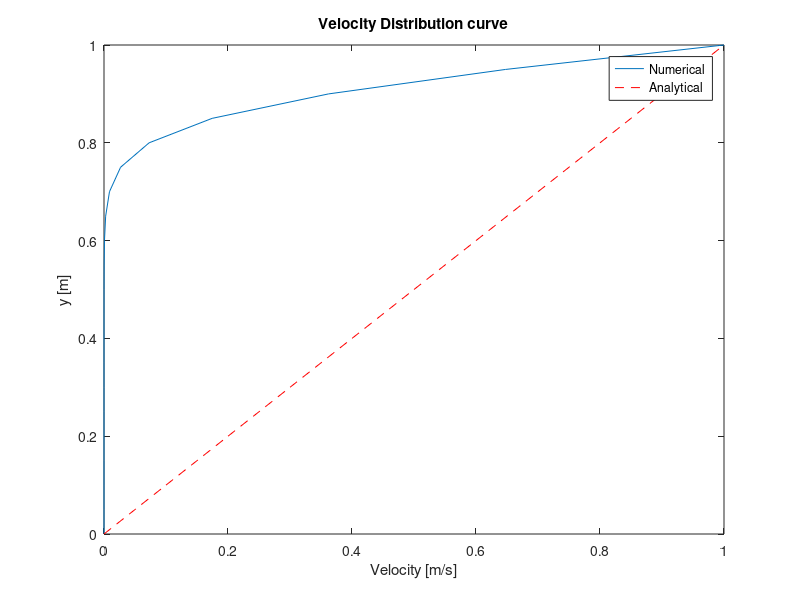
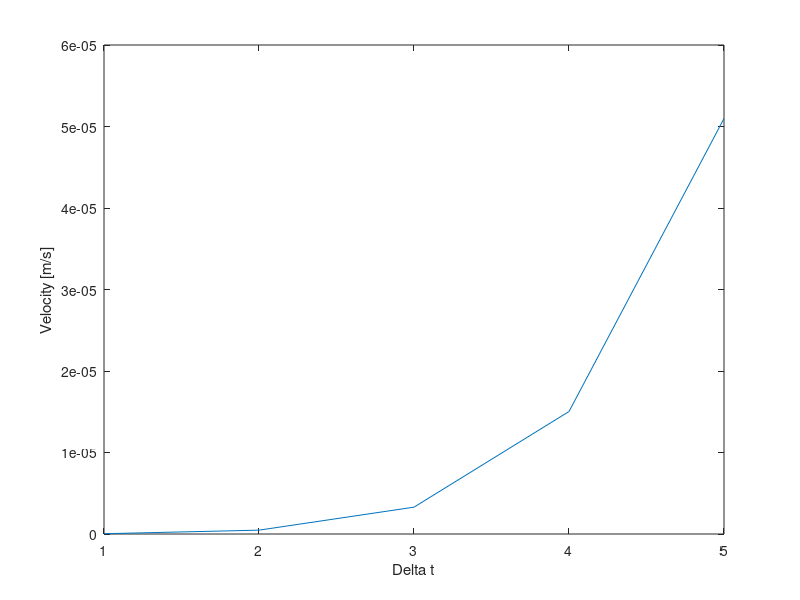

Write MATLAB code to recreate these figures, in order.
% Numerical analysis of Couette flow using Crank-Nicolson scheme in FDM

clear
clc

n = 20;                 % No. of elements
Re = 5000;              % reynolds number
plateVelocity = 1;      % in m/s
deltaY = 1/n;
y = 0:deltaY:1;
deltaT = 6;           % Choosen as per CFL condition for stability
u = zeros(1,n+1);       % inital condition
u(n+1) = plateVelocity; % boundary condition : plate velocity

m = input("Enter the nth timestep: ");
u0_5 = zeros(1,m);      % velocity at half height at each time step

%---------------------Numerical solution-------------------------------
E = deltaT/(Re*deltaY^2);
for i=1:m 
    a = (1+E)*ones(1,n-1);
    b = -E/2*ones(1,n-1);
    c = -E/2*ones(1,n-1);
    d = zeros(1,n-1);
    for j=1:n-1
        d(j) = (1-E)*u(j+1) + E*(u(j+2)+u(j))/2;
    end
    d(n-1) = d(n-1) +E*u(n+1)/2;
    c(1) = 0;
    b(n-1) = 0;
    
    %----calculation of P and Q-------
    P = zeros(1,n-1);
    Q = zeros(1,n-1);
    
    for k=1:n-1
        if k==1
            P(k) = -b(k)/a(k);
            Q(k) = d(k)/a(k);
        elseif k==n-1
            P(k) = 0;
            Q(k) = (d(k)-c(k)*Q(k-1))/(a(k)+c(k)*P(k-1));
        else
            P(k) = -b(k)/(a(k)+c(k)*P(k-1));
            Q(k) = (d(k)-c(k)*Q(k-1))/(a(k)+c(k)*P(k-1));
        end
    end
    
    %---Calculation of variables---
    v = zeros(1,n-1);         % velocity from deltaY to n-1 deltaY
    for l=n-1:-1:1
        if l==n-1
            v(l) = Q(l);
        else
            v(l) = P(l)*v(l+1) + Q(l);
        end
    end

    u = zeros(1,n+1);         % Velocity at all nodes
    u(1) = 0;
    u(2:n) = v;
    u(n+1) = plateVelocity;
    u0_5(i) = u(n/2+1);       % if n is even, take (n+1)/2 if n is odd
    
end

%--------------------------Analytical solution-------------------
u1 = zeros(1,n+1);
for i=1:n+1
    u1(i) = y(i)*plateVelocity/y(n+1);
end

figure;
plot(u,y)
hold on
plot(u1,y,'r--')
xlabel("Velocity [m/s]");
ylabel("y [m]");
legend('Numerical','Analytical');
title("Velocity Distribution curve")
hold off

figure;
%t = deltaT:deltaT:m*deltaT;
plot(1:m,u0_5);
xlabel("\Delta t");
ylabel("Velocity [m/s]");

%------------------------Checking the steady state -----------------
error = zeros(1,n+1);
sum = 0;
for i=2:n+1
    error(i) = u1(i)-u(i);
    if error(i) > 0.00001
        sum = sum + 1;
    end
end

if sum==0
    fprintf("Steady state achieved!"); 
else
    fprintf("Unsteady state prevails...")
end
% In this case, steady state achieved at 936th timestep



